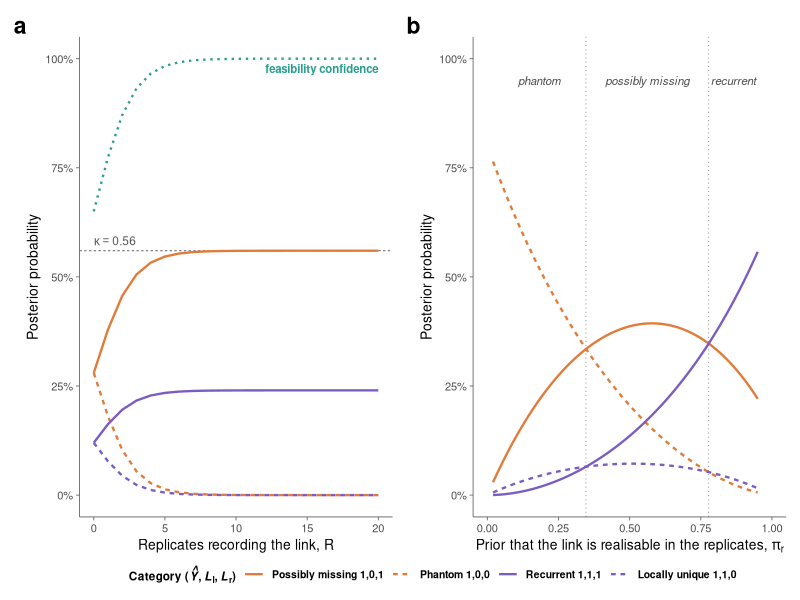
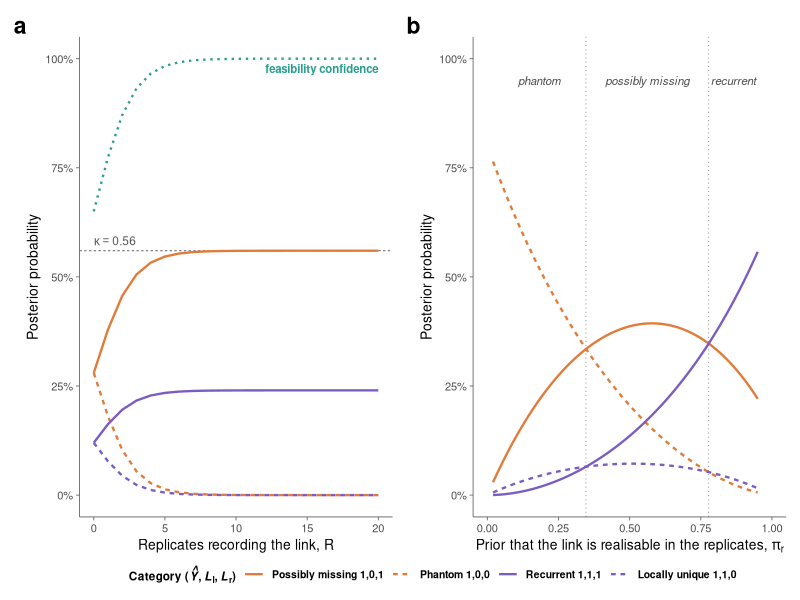

The R source for these figures, in order:
## ---------------------------------------------------------------------------
## Main-text figure (fig:main_accumulation): what replicate evidence buys,
## and what it cannot.
## (a) Confidence accumulates with consistent detections but stops at kappa,
##     while the aggregate feasibility confidence phi is not bounded by it.
## (b) kappa = (1 - eps_Y)(1 - eps_l) is a property of the model and the local
##     method alone; the rule in (a) is one point on these curves.
## Symmetric rates throughout, matching the likelihood printed in the section.
## ---------------------------------------------------------------------------

library(ggplot2)
library(patchwork)

eY <- 0.20; eL <- 0.30            # model and local error rates
p1 <- 0.105; p0 <- 0.05           # per-replicate recording probability
Rs <- 0:20

## eight categories as (z_Y, z_l, z_r); evidence is Y = 1, O_l = 0
sig <- rbind(c(1,1,1), c(1,1,0), c(1,0,1), c(1,0,0),
             c(0,1,1), c(0,1,0), c(0,0,1), c(0,0,0))
rownames(sig) <- c("recurrent","locally unique","possibly missing","phantom",
                   "model-elusive","weakly-supported","locally absent",
                   "possibly forbidden")

## model and local factors for the evidence Y = 1, O_l = 0 (symmetric local axis)
w <- ifelse(sig[,1] == 1, 1 - eY, eY) * ifelse(sig[,2] == 0, 1 - eL, eL)

post <- function(R) {                       # detected in every replicate
  if (R == 0) return(w / sum(w))            # no replicate term at all
  ## z_r = 1 means the link is realisable in the replicates, so the count is
  ## plainly binomial and no conditioning is applied (Eqs. erep, cumulative)
  pr <- ifelse(sig[,3] == 1, p1^R, p0^R)
  L  <- w * pr
  L / sum(L)
}

P   <- t(sapply(Rs, post)); colnames(P) <- rownames(sig)
kap <- (1 - eY) * (1 - eL)                  # 0.56

## two pairs of categories, each pair differing only in the replicate bit
lev <- c("Possibly missing","Phantom","Recurrent","Locally unique")
key <- c("Possibly missing 1,0,1", "Phantom 1,0,0",
         "Recurrent 1,1,1",        "Locally unique 1,1,0")
dat_a <- rbind(
  data.frame(R = Rs, y = P[,"possibly missing"],   k = lev[1]),
  data.frame(R = Rs, y = P[,"phantom"],            k = lev[2]),
  data.frame(R = Rs, y = P[,"recurrent"],          k = lev[3]),
  data.frame(R = Rs, y = P[,"locally unique"],     k = lev[4]))
dat_a$k <- factor(dat_a$k, levels = lev)
cols <- setNames(c("#E07B39","#E07B39","#7C5CBF","#7C5CBF"), lev)
ltys <- setNames(c("solid","22","solid","22"), lev)

phi <- data.frame(R = Rs, y = 1 - P[,"phantom"] - P[,"possibly forbidden"])

pct <- function(x) paste0(round(100 * x), "%")

pa <- ggplot(dat_a, aes(R, y, colour = k, linetype = k)) +
  geom_hline(yintercept = kap, linetype = "22", colour = "grey45",
             linewidth = 0.4) +
  annotate("text", x = 0, y = kap, label = "kappa == 0.56", parse = TRUE,
           hjust = 0, vjust = -0.6, size = 3, colour = "grey35",
           fontface = "bold") +
  geom_line(data = phi, aes(R, y), inherit.aes = FALSE, colour = "#2A9D8F",
            linewidth = 0.8, linetype = "12") +
  annotate("text", x = 20, y = 1, label = "feasibility confidence", hjust = 1,
           vjust = 1.6, size = 2.9, colour = "#2A9D8F", fontface = "bold") +
  geom_line(linewidth = 0.8) +
  scale_colour_manual(values = cols, labels = key,
                      name = expression(bold("Category ") *
                        bold("(") * bolditalic(hat(Y)) * bold(", ") *
                        bolditalic(L)[bold(l)] * bold(", ") *
                        bolditalic(L)[bold(r)] * bold(")"))) +
  scale_linetype_manual(values = ltys, labels = key,
                        name = expression(bold("Category ") *
                          bold("(") * bolditalic(hat(Y)) * bold(", ") *
                          bolditalic(L)[bold(l)] * bold(", ") *
                          bolditalic(L)[bold(r)] * bold(")"))) +
  scale_y_continuous(limits = c(0, 1), labels = pct) +
  scale_x_continuous(breaks = seq(0, 20, 5)) +
  labs(x = "Replicates recording the link, R", y = "Posterior probability") +
  guides(colour = guide_legend(nrow = 1, title.position = "left"),
         linetype = guide_legend(nrow = 1, title.position = "left"))

## ---- (b) the ceiling itself -------------------------------------------------
## ---- (b) what an informative prior does to the same evidence ---------------
## Binary replicate evidence (O_r = 1 after R = 5 replicates), as in the
## framework as first presented; both priors rise with the pair's degree, the
## local one held just below the regional one.
Rb   <- 5
eP_b <- (1 - p1)^Rb              # eps_r^+(R), a realisable link recorded in none
eM_b <- 1 - (1 - p0)^Rb          # eps_r^-(R), an unrealisable one recorded in some
kfrac <- 0.9                     # pi_l = kfrac * pi_r

post_pi <- function(pr) {
  pl  <- kfrac * pr
  pri <- sapply(1:8, function(i)
    prod(c(0.5, pl, pr)^sig[i, ] * (1 - c(0.5, pl, pr))^(1 - sig[i, ])))
  L <- w * ifelse(sig[, 3] == 1, 1 - eP_b, eM_b) * pri
  L / sum(L)
}

prs <- seq(0.02, 0.95, length.out = 400)
Pb  <- sapply(prs, post_pi)
rownames(Pb) <- rownames(sig)
dat_b <- rbind(
  data.frame(pr = prs, y = Pb["possibly missing", ], k = lev[1]),
  data.frame(pr = prs, y = Pb["phantom", ],         k = lev[2]),
  data.frame(pr = prs, y = Pb["recurrent", ],       k = lev[3]),
  data.frame(pr = prs, y = Pb["locally unique", ],  k = lev[4]))
dat_b$k <- factor(dat_b$k, levels = lev)

## where the leading category changes
ld  <- rownames(sig)[apply(Pb[1:4, ], 2, which.max)]
brk <- prs[which(diff(as.integer(factor(ld))) != 0)]
seg <- c(min(prs), brk, max(prs))
labs_b <- data.frame(x = (head(seg, -1) + tail(seg, -1)) / 2, y = 0.95,
                     lab = ld[sapply((head(seg, -1) + tail(seg, -1)) / 2,
                                     function(v) which.min(abs(prs - v)))])

pb <- ggplot(dat_b, aes(pr, y, colour = k, linetype = k)) +
  geom_vline(xintercept = brk, linetype = "dotted", colour = "grey60",
             linewidth = 0.35) +
  geom_line(linewidth = 0.8) +
  geom_text(data = labs_b, aes(x, y, label = lab), inherit.aes = FALSE,
            size = 2.9, colour = "grey30", fontface = "italic") +
  scale_colour_manual(values = cols, guide = "none") +
  scale_linetype_manual(values = ltys, guide = "none") +
  scale_y_continuous(limits = c(0, 1), labels = pct) +
  scale_x_continuous(limits = c(0, 1), breaks = seq(0, 1, 0.25)) +
  labs(x = expression("Prior that the link is realisable in the replicates, " * pi[r]),
       y = "Posterior probability")

base <- theme_classic(base_size = 10) +
  theme(legend.position = "bottom", legend.key.width = unit(16, "pt"),
        legend.text = element_text(face = "bold", size = 7.5),
        legend.title = element_text(size = 8.5, vjust = 0.5),
        legend.margin = margin(t = 0, b = 0),
        legend.box.spacing = unit(4, "pt"),
        plot.tag = element_text(size = 16.5, face = "bold"),
        axis.line = element_line(colour = "grey40", linewidth = 0.3),
        axis.ticks = element_line(colour = "grey40", linewidth = 0.3))

fig <- ((pa + pb) & base) +
  plot_layout(guides = "collect") + plot_annotation(tag_levels = "a") &
  theme(legend.position = "bottom")
ggsave("main_accumulation.pdf", fig, width = 9.0, height = 3.8)
ggsave("main_accumulation.png", fig, width = 9.0, height = 3.8, dpi = 300)

cat(sprintf("kappa = %.3f\n", kap))
print(round(100 * data.frame(R = Rs, pm = P[,"possibly missing"],
      ph = P[,"phantom"], phi = 1 - P[,"phantom"] - P[,"possibly forbidden"])[c(1,2,4,6,11,21),-1], 1))
